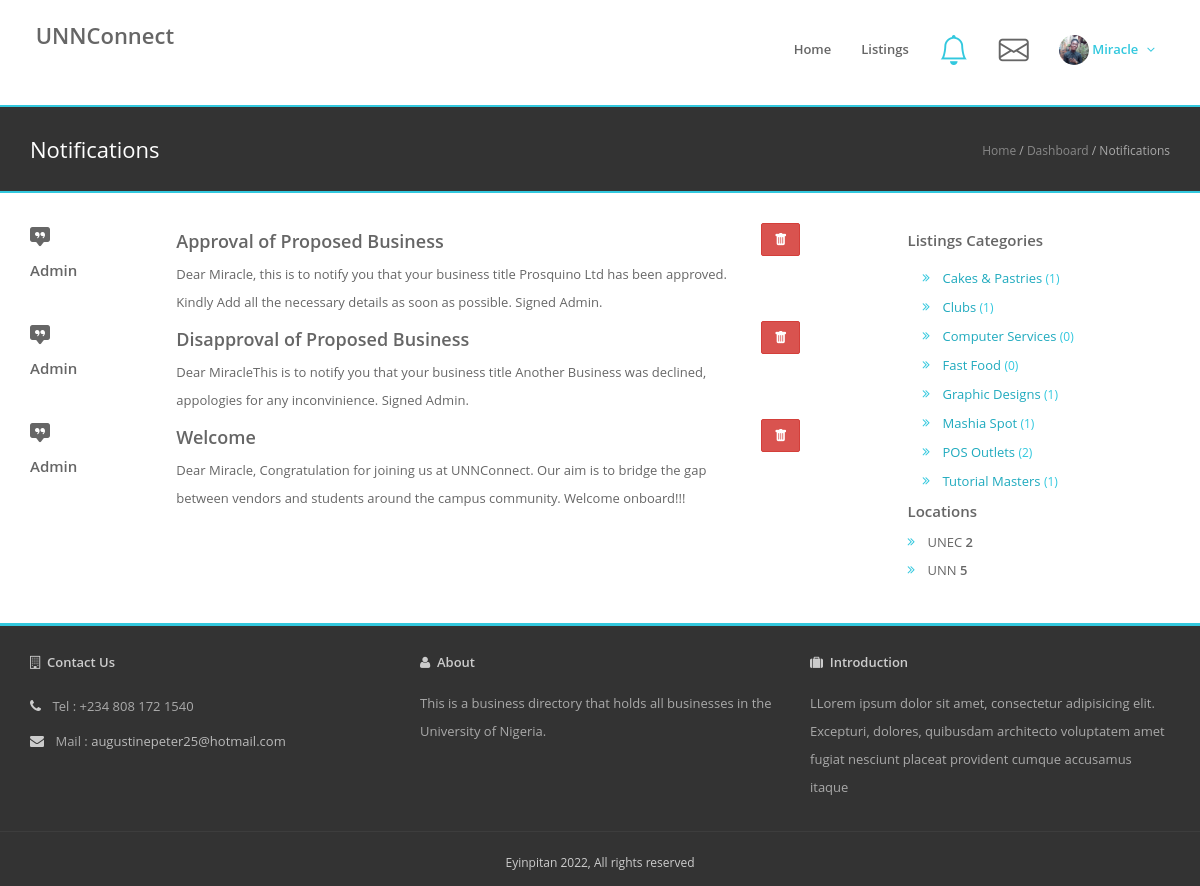
/vendor/notifications/ (signed in), run on an earlier commit of the app's database.
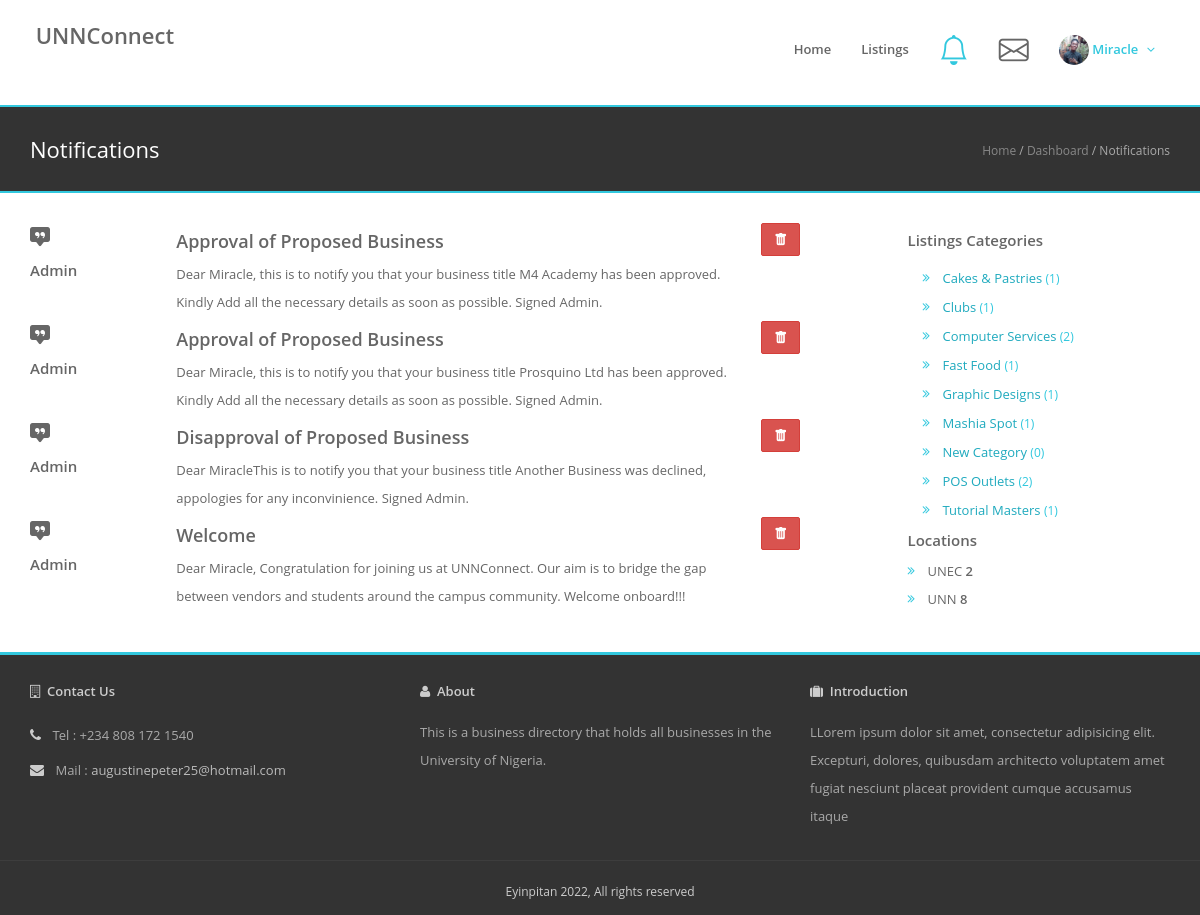
And on a later commit of the database.
### businessDirectory/models.py (models this page shows, shortened)
class User(AbstractUser):
    is_admin = models.BooleanField(default=False)
    is_vendor = models.BooleanField(default=False)
    is_customer = models.BooleanField(default=False)
    phone = models.CharField(max_length=20, blank=True)
    photo_url = models.FileField(upload_to='static/uploads/profile_photos/',
                                 default='static/uploads/profile_photos/nophoto-male.jpg')
    def __str__(self):
        return self.first_name

class Notification(models.Model):
    receiver = models.ForeignKey(User, on_delete=models.CASCADE)
    title = models.CharField(max_length=50)
    msg = models.TextField(max_length=255)
    is_read = models.BooleanField(default=False)
    sent_at = models.DateTimeField(auto_now=True)

class Category(models.Model):
    name = models.CharField(max_length=50)
    img = models.FileField(upload_to='static/uploads/thumbs/')

class Campus(models.Model):
    name = models.CharField(max_length=50)
    def __str__(self):
        return self.name

### businessDirectory/views.py (the view)
# urls.py: path('vendor/notifications/', views.VendorNotificationView.as_view(), name='vendor-notification'),
class VendorNotificationView(LoginRequiredMixin,View):
    login_url = '/vendor/login/'
    redirect_field_name = '/vendor/listings/'
    context = {}
    def get(self, request):
        notifications = Notification.objects.all().filter(receiver_id=request.user.id).order_by('-sent_at')
        side = sideBarWidget()
        self.context['categories'] = side['categories']
        self.context['campuses'] = side['campuses']
        self.context['notifications'] = notifications
        return render(request, 'vendor/notifications.html', self.context)

### businessDirectory/views.py (called while the page is built)
def sideBarWidget():
    cat = Category.objects.all().order_by('name')
    cam = Campus.objects.all().order_by('name')
    cat_count = []
    campus_count = []
    for c in cat:
        cat_count.append(Business.objects.filter(category_id=c.id).count())
    for c in cam:
        campus_count.append(Business.objects.filter(location_id=c.id).count())
    categories = dict(zip(cat, cat_count))
    campuses = dict(zip(cam, campus_count))
    recent_posts = Business.objects.all().order_by('-added_on')[0:5:1]
    result = {
        'categories': categories,
        'campuses': campuses,
        'recent_posts': recent_posts,
        'cats': cat,
        'cams': cam,
    }
    return result

### businessDirectory/templates/vendor/notifications.html
{% load static %}
{% include 'include/header.html' %}
{% include 'include/nav-bar.html' %}
    <div class="page-heading-two">
        <div class="container">
            <h2>Notifications</h2>
            <div class="breads">
                <a href="{% url 'businessDirectory:home' %}">Home</a> /
                <a href="{% url 'businessDirectory:user-profile' user_type='vendor' %}">Dashboard</a> / Notifications
            </div>
            <div class="clearfix"></div>
        </div>
    </div>
  <div id="main" class="container main">
      <div class="row">
      <div class="col-md-9 col-sm-12 col-xs-12">
            <div class="col-12">
                {% for notification in notifications %}
                     <div class="row">
                         <div class="col-md-2 col-xs-12">
                             <i class="bi bi-chat-square-quote-fill" style="font-size: 2rem"></i>
                             <h5>Admin</h5>
                         </div>
                         <div class="col-md-8 col-xs-12">
                             <h4>{{ notification.title }}</h4>
                             <p>{{ notification.msg }}
                        </div>
                     <div class="col-md-2">
                         <a href="{% url 'businessDirectory:delete-notification' pk=notification.pk %}" class="btn btn-danger"><i class="bi bi-trash-fill"></i></a>
                     </div>
                     </div>
                {% endfor %}
    </div>
        </div>
          <div class="col-md-3 col-sm-12 col-xs-12">
            {% include 'include/side-bar-auth.html' %}
          </div>
      </div>
  </div>
        {% include 'include/footer.html' %}

### businessDirectory/templates/include/header.html (shortened to what this page needs)
{% load static %}
<!DOCTYPE html>
<html lang="en">
<head>
    <link href="{% static 'assets/css/bootstrap.min.css' %}" rel="stylesheet">
  <link href="{% static 'assets/admin/vendor/bootstrap-icons/bootstrap-icons.css' %}" rel="stylesheet">
    <link href="{% static 'assets/css/font-awesome.css' %}" rel="stylesheet">
    <link href="{% static 'assets/css/magnific-popup.css' %}" rel="stylesheet">
    <link href="{% static 'assets/css/owl.carousel.css' %}" rel="stylesheet">
    <link rel="stylesheet" href="{% static 'assets/css/jquery.mCustomScrollbar.css' %}">
      <link href="{% static 'assets/admin/vendor/simple-datatables/style.css' %}" rel="stylesheet">
    <link href="{% static 'assets/css/styles/style.css' %}" rel="stylesheet">
    <link href="{% static 'assets/css/styles/skin-lblue.css' %}" rel="stylesheet" id="color_theme">
    <link href="{% static 'assets/css/custom.css' %}" rel="stylesheet">
    <link href="{% static 'assets/css/styles/restaurant.css' %}" rel="stylesheet">
    <link href="{% static 'assets/css/styles/real-estate.css' %}" rel="stylesheet">
</head>
<body class="home" dir="ltr">

### businessDirectory/templates/include/nav-bar.html (shortened to what this page needs)
{% with request.resolver_match.url_name as url_name %}
{% load static %}
<div class="header-2">
    <div class="container">
        <div class="row">
            <div class="col-md-3 col-sm-3">
                <div class="logo">
                    <h3>
                        <a href="{% url 'businessDirectory:home' %}">UNNConnect</a>
                    </h3>
                </div>
            </div>
            <div class="col-md-9 col-sm-9">
                <div class="navy">
                    <ul class="pull-right">
                        <li class="{% if url_name == 'home' %}active{% endif %}"><a href="{% url 'businessDirectory:home' %}">Home</a></li>
                        <li class="{% if url_name == 'business-list' %}active{% endif %}"><a href="{% url 'businessDirectory:business-list' %}">Listings</a></li>
                            {% if request.user.is_authenticated %}
        {% if request.user.is_vendor %}
                        <li class="{% if url_name == 'vendor-notification' %}active{% endif %}"><a href="{% url 'businessDirectory:vendor-notification' %}"><i style="font-size: 3rem" class="bi bi-bell"></i></a></li>
                        <li class="{% if url_name == 'vendor-messages' %}active{% endif %}"><a href="{% url 'businessDirectory:vendor-messages' %}"><i style="font-size: 3rem" class="bi bi-envelope"></i></a></li>
        {% endif %}
        <li class="active has-sub">
          <a class="dropdown-toggle" href="#" data-toggle="dropdown">
            <img src="/{{ request.user.photo_url }}" width="30px" height="30px" alt="Profile" class="img-circle">
            <span class="d-none d-md-block dropdown-toggle ps-2">{{ request.user }}</span>
          </a>
        </li>
                            {% endif %}
                    </ul>
                </div>
            </div>
        </div>
    </div>
</div>
{% endwith %}

### businessDirectory/templates/include/side-bar-auth.html (shortened to what this page needs)
{% load static %}
{% block content %}
      <div class="card">
        <div class="card-body">
          <h5 class="card-title">Listings Categories </h5>
            <div class="widget-content categories">
                <ul class="list-6">
                    {% for category,count in categories.items %}
                        <li class="col-xs-12 col-sm-6 col-md-12 col-lg-12">
                            <a href="{% url 'businessDirectory:category' pk=category.id %}">
                                {{ category.name }}
                                <small class="color">({{ count }})</small>
                            </a>
                        </li>
                    {% endfor %}
                </ul>
           </div>
        </div>
      </div>
      <div class="card">
        <div class="card-body pb-0">
          <h5 class="card-title">Locations </h5>
            <ul class="list-6">
                {% for campus, count in campuses.items %}
                    <li>{{ campus }} <span>{{ count }}</span></li>
                {% endfor %}
            </ul>
        </div>
      </div>
{% endblock %}

### businessDirectory/templates/include/footer.html (shortened to what this page needs)
{% load static %}
<div class="foot">
    <div class="container">
        <div class="row">
            <div class="col-md-4 col-sm-4">
                <div class="foot-item">
                    <h5 class="bold"><i class="fa fa-building-o"></i>&nbsp;&nbsp;Contact Us</h5>
                    <div class="foot-item-content address">
                        <p class="tel"> <i class="fa fa-phone"></i> Tel : +234 808 172 1540<br>
                        <i class="fa fa-envelope"></i>  Mail : <a href="mailto:augustinepeter25@hotmail.com">augustinepeter25@hotmail.com</a><br>
                    </div>
                </div>
            </div>
            <div class="col-md-4 col-sm-4">
                <div class="foot-item">
                    <h5 class="bold"><i class="fa fa-user"></i>&nbsp;&nbsp;About</h5>
                    <p>This is a business directory that holds all businesses in the University of Nigeria.</p>
                </div>
            </div>
            <div class="col-md-4 col-sm-4">
                <div class="foot-item">
                    <h5 class="bold"><i class="fa fa-suitcase"></i>&nbsp;&nbsp;Introduction</h5>
                        <div class="widget-body">
                            <p>LLorem ipsum dolor sit amet, consectetur adipisicing elit. Excepturi, dolores, quibusdam
                                architecto voluptatem amet fugiat nesciunt placeat provident cumque accusamus itaque
                                </p>
                        </div>                </div>
            </div>
        </div>
    </div>
</div>
<footer>
    <div class="container">
            <p class="text-center">Eyinpitan 2022, All rights reserved</p>
    </div>
</footer>
</body>
</html>

### static/assets/css/styles/skin-lblue.css (style rules this page uses)
a { color: #1faabe; }
.color { color: #32c8de !important; }
.list-1 li:before, .list-2 li:before, .list-3 li:before, .list-4 li:before, .list-5 li:before, .list-6 li:before, .list-7 li:before, .list-8 li:before, .list-9 li:before { color: #32c8de; }
.header-2 .navy ul > li.has-sub > a:after { color: #32c8de; }
.foot { border-color: #32c8de; }

### static/assets/css/custom.css (style rules this page uses)
.list-6 li span { display: inline-block; font-weight: 600; }

### businessDirectory/templates/include/header.html (style rules this page uses)
.header-2 { background: #ffffff; }
.header-2 .navy > ul > li > a { color: #666 }
.header-2 .navy > ul > .active > a { color: #32c8de }

What changed in the data, as far as the page shows it:
added Notification: title "Approval of Proposed Business", msg "Dear Miracle, this is to notify you that your business title M4 Academy has been approved. Kindly Add all the necessary details as soon as possible. Signed Admin."
computed for Category "Computer Services": id "0" → "2"
computed for Category "Fast Food": count "0" → "1"
added Category: name "New Category", count "0"
computed for Campus "UNN": count "5" → "8"
